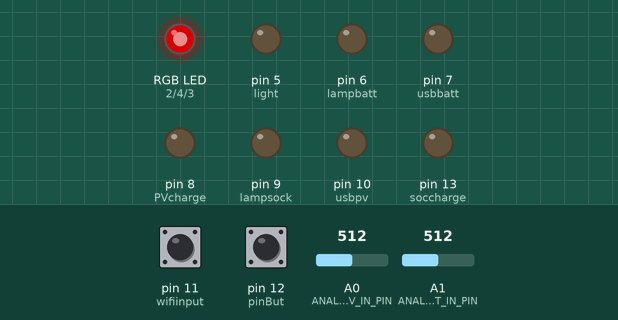
Recording of a sketch running on a simulated Arduino Uno, built with avr-gcc and run on an emulated ATmega328P. On the bench: an RGB LED mixed from three pins (HIGH = lit), output pins drawn as LEDs (lit = HIGH). Inputs (shaded band) come from the test bench; at power-on: pin 11 (wifiinput) HIGH, A1 (ANALOG_BATT_IN_PIN) = 512, pin 12 (pinBut) HIGH, A0 (ANALOG_PV_IN_PIN) = 512. Dim RGB values are drawn brighter than linear.

Above: at 1.2 s.
1.3 s: pin 11 (wifiinput) pulled LOW for 0.15 s
At 2.1 s:
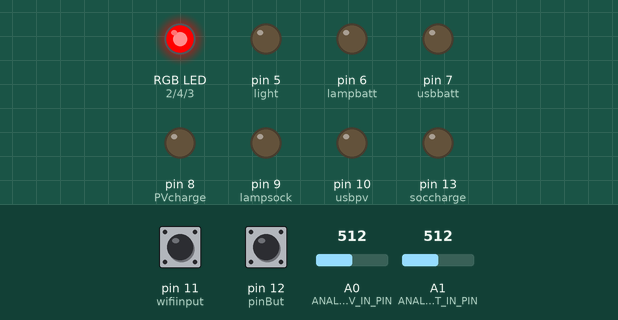
4.8 s: A1 (ANALOG_BATT_IN_PIN) set to 606
6.3 s: A1 (ANALOG_BATT_IN_PIN) set to 627
At 7.5 s:
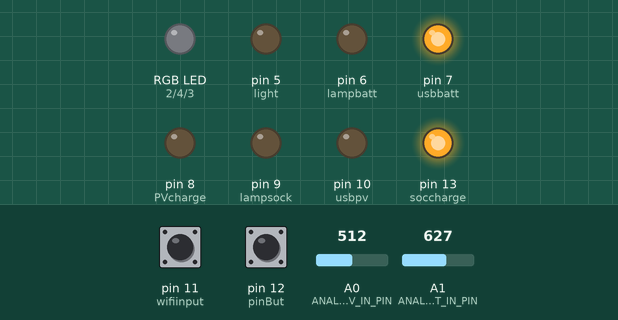
8.5 s: pin 12 (pinBut) pulled LOW for 0.15 s
At 10.8 s:
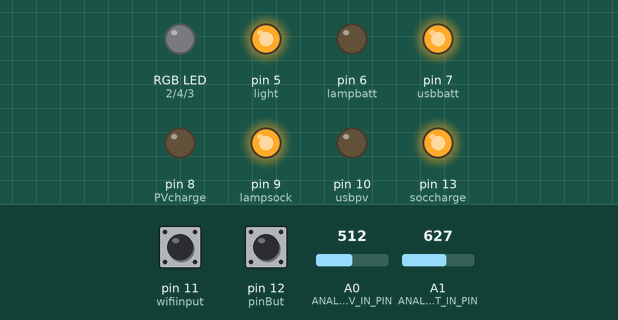
Timing chart, 0 to 12.2 s (numbered marks = the images above; inputs shaded):
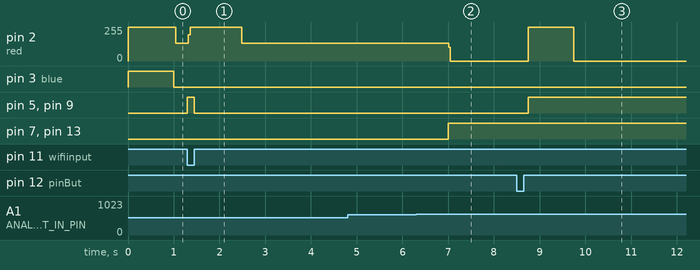

The sketch:

LampShade__Control.ino
```cpp
//////////////////////////////////////////Volatge sensing
#define ANALOG_PV_IN_PIN A0 // PV
#define ANALOG_BATT_IN_PIN A1 // BATT

float ref_voltage = 5.0;

float adc_PV_voltage = 0.0;
float in_PV_voltage = 0;
int adc_PV_value = 0;

float adc_BATT_voltage = 0.0;
float in_BATT_voltage = 0;
int adc_BATT_value = 0;

//LEDs
const int red = 2;
const int blue = 3;
const int green = 4;

//SYSTEMs
const int light = 5; //light turn ON/OFF
const int lampbatt = 6;
const int usbbatt = 7;
const int PVcharge = 8;
const int lampsock = 9;
const int usbpv = 10;
const int wifiinput = 11;
const int soccharge = 13;

int lightstate = LOW;
int lastlightstate = LOW;
int powermode = 1;
int battledstate = LOW;
int battled;
int battlev;
int wifiinputstate = 1;
int lastwifiinputstate = 1;
int ledoff = 0;
int lastbattlev = 1;
int lastbattled = blue;
int PVfail = 0;
int WiFis = 0;
int bonr;
int lastbonr;
int inter;

unsigned long timer_1;
unsigned long timer_2;
unsigned long timer_3;
unsigned long currenttime = 0;
unsigned long currenttime2 = 0;
unsigned long currenttime3 = 0;
unsigned long currenttime_1;
unsigned long currenttime_2;
unsigned long lastpowermode;

enum { None, SingleClick, DoubleClick, YesSingle};
const byte pinBut = 12;
byte butLst;
// -----------------------------------------------------------------------------
int
chkButton (void)
{
  const  unsigned long ButTimeout  = 250;
  static unsigned long msecLst;
  unsigned long msec = millis ();

  const int debDuration = 100;
  static unsigned long  debStartTime = 0;

  if (msecLst && (msec - msecLst) > ButTimeout)  {
    msecLst = 0;
    return YesSingle;
  }

  byte but = digitalRead (pinBut);
  if (butLst != but)  {
    if (millis() - debStartTime < debDuration) {
      return None;
    }
    debStartTime = millis();

    butLst = but;

    if (LOW == but)  {   // press
      if (msecLst)  { // 2nd press
        msecLst = 0;
        return DoubleClick;
      }
      else {
        msecLst = 0 == msec ? 1 : msec;
        return SingleClick; //SINGLE?
      }
    }
  }
  return None;
}

// -----------------------------------------------------------------------------
void loop () {

  timer_3 = millis();
  inter = timer_3 - currenttime3;

  //^^^^^^^^^^^^^^^^^^^^^^^^^^^^^^^^^^^^^^^^^^^^^^^^^^^^^^^^^^^
  if (inter >= 1000) {
    currenttime3 = millis();
    adc_PV_value = analogRead(ANALOG_PV_IN_PIN);
    adc_PV_voltage  = (adc_PV_value * ref_voltage) / 1024.0;
    in_PV_voltage = adc_PV_voltage;

    adc_BATT_value = analogRead(ANALOG_BATT_IN_PIN);
    adc_BATT_voltage  = (adc_BATT_value * ref_voltage) / 1024.0;
    in_BATT_voltage = adc_BATT_voltage;
  }
  //^^^^^^^^^^^^^^^^^^^^^^^^^^^^^^^^^^^^^^^^^^^^^^^^^^^^^^^^^^^

  //^^^^^^^^^^^^^^^^^^^^^^^^^^^^^^^^^^^^^^^^^^^^^^^^^^^^^^^^^

  if (lightstate == HIGH) {// LIGHT ON
    if (powermode == 0) { //powermode OFF
      if (battlev == 0) {  //BATT LOW
        digitalWrite(lampbatt, LOW);
        digitalWrite(lampsock, HIGH);
        digitalWrite(usbbatt, LOW);
        digitalWrite(usbpv, LOW);
        //digitalWrite(PVcharge, HIGH);
        digitalWrite(soccharge, LOW);
      }
      else if (battlev == 1) {      //MEDIUM
        digitalWrite(lampbatt, LOW);
        digitalWrite(lampsock, HIGH);
        digitalWrite(usbbatt, LOW);
        digitalWrite(usbpv, HIGH);
        //digitalWrite(PVcharge, HIGH);
        digitalWrite(soccharge, LOW);
      }
      else if (battlev == 2) {      //HIGH
        digitalWrite(lampbatt, HIGH);
        digitalWrite(lampsock, LOW);
        digitalWrite(usbbatt, LOW);
        digitalWrite(usbpv, HIGH);
        //digitalWrite(PVcharge, LOW);
        digitalWrite(soccharge, LOW);
      }
      else if (battlev == 3) {      //very low
        digitalWrite(lampbatt, LOW);
        digitalWrite(lampsock, HIGH);
        digitalWrite(usbbatt, LOW);
        digitalWrite(usbpv, LOW);
        //digitalWrite(PVcharge, LOW);
        digitalWrite(soccharge, LOW);
        digitalWrite(red, HIGH);
      }
    }
    else { // powermode ON
      if (battlev == 0) {  //BATT LOW
        digitalWrite(lampbatt, LOW);
        digitalWrite(lampsock, HIGH);
        digitalWrite(usbbatt, HIGH);
        digitalWrite(usbpv, LOW);
        //digitalWrite(PVcharge, LOW);
        digitalWrite(soccharge, HIGH);
      }
      else if (battlev == 1) {      //MEDIUM
        digitalWrite(lampbatt, LOW);
        digitalWrite(lampsock, HIGH);
        digitalWrite(usbbatt, HIGH);
        digitalWrite(usbpv, LOW);
        //digitalWrite(PVcharge, HIGH);
        digitalWrite(soccharge, LOW);
      }
      else if (battlev == 2) {      //HIGH
        digitalWrite(lampbatt, HIGH);
        digitalWrite(lampsock, LOW);
        digitalWrite(usbbatt, HIGH);
        digitalWrite(usbpv, LOW);
        //digitalWrite(PVcharge, LOW);
        digitalWrite(soccharge, LOW);
      }
      else if (battlev == 3) {      //very low
        digitalWrite(lampbatt, LOW);
        digitalWrite(lampsock, HIGH);
        digitalWrite(usbbatt, LOW);
        digitalWrite(usbpv, LOW);
        //digitalWrite(PVcharge, LOW);
        digitalWrite(soccharge, LOW);
        digitalWrite(red, HIGH);
      }
    }
  }
  else {//LIGHT OFF
    if (powermode == 0) { //powermode OFF
      if (battlev == 0) {  //LOW
        digitalWrite(lampbatt, LOW);
        digitalWrite(lampsock, LOW);
        digitalWrite(usbbatt, LOW);
        digitalWrite(usbpv, LOW);
        //digitalWrite(PVcharge, LOW);
        digitalWrite(soccharge, LOW);
      }
      else if (battlev == 1) {     //MEDIUM
        digitalWrite(lampbatt, LOW);
        digitalWrite(lampsock, LOW);
        digitalWrite(usbbatt, HIGH);
        digitalWrite(usbpv, LOW);
        //digitalWrite(PVcharge, LOW);
        digitalWrite(soccharge, LOW);
      }
      else if (battlev == 2) {    //HIGH
        digitalWrite(lampbatt, LOW);
        digitalWrite(lampsock, LOW);
        digitalWrite(usbbatt, HIGH);
        digitalWrite(usbpv, LOW);
        //digitalWrite(PVcharge, LOW);
        digitalWrite(soccharge, LOW);
      }
      else if (battlev == 3) {      //very low
        digitalWrite(lampbatt, LOW);
        digitalWrite(lampsock, LOW);
        digitalWrite(usbbatt, LOW);
        digitalWrite(usbpv, LOW);
        //digitalWrite(PVcharge, LOW);
        digitalWrite(soccharge, HIGH);
        digitalWrite(red, HIGH);
      }
    }
    else { //powermode ON
      if (battlev == 0) {  //BATT LOW
        digitalWrite(lampbatt, LOW);
        digitalWrite(lampsock, LOW);
        digitalWrite(usbbatt, HIGH);
        digitalWrite(usbpv, LOW);
        //digitalWrite(PVcharge, LOW);
        digitalWrite(soccharge, HIGH);
      }
      else if (battlev == 1) {      //MEDIUM
        digitalWrite(lampbatt, LOW);
        digitalWrite(lampsock, LOW);
        digitalWrite(usbbatt, HIGH);
        digitalWrite(usbpv, LOW);
        //digitalWrite(PVcharge, LOW);
        digitalWrite(soccharge, LOW);
      }
      else if (battlev == 2) {      //HIGH
        digitalWrite(lampbatt, LOW);
        digitalWrite(lampsock, LOW);
        digitalWrite(usbbatt, HIGH);
        digitalWrite(usbpv, LOW);
        //digitalWrite(PVcharge, LOW);
        digitalWrite(soccharge, LOW);
      }
      else if (battlev == 3) {      //very low
        digitalWrite(lampbatt, LOW);
        digitalWrite(lampsock, LOW);
        digitalWrite(usbbatt, LOW);
        digitalWrite(usbpv, LOW);
        //digitalWrite(PVcharge, LOW);
        digitalWrite(soccharge, LOW);
        digitalWrite(red, HIGH);
      }
    }
  }

  if (wifiinputstate != lastwifiinputstate) {
    if (lightstate == 1) {
      WiFis = 1;
    }
    else if (lightstate == 0) {
      WiFis = 2;
    }
  }

  if (in_BATT_voltage >= 4.12) { //BATTFULL
    bonr = 1;
    lastbonr = 1;
  }
  else if (in_BATT_voltage >= 3 && in_BATT_voltage <= 3.1) { //BATTLOW
    bonr = 2;
    lastbonr = 2;
  }
  else if (in_BATT_voltage >= 3.4 && in_BATT_voltage <= 3.5) {
    bonr = 0;
    lastbonr = 0;
  }
  else if (in_BATT_voltage < 3 ) {
    bonr = 3;
  }
  else if (in_BATT_voltage > 3.5 && in_BATT_voltage < 4.12) {
    bonr = lastbonr;
  }
  else if (in_BATT_voltage > 3.1 && in_BATT_voltage < 3.4) {
    bonr = lastbonr;
  }


  switch (bonr) {
    case 0:
      battled = blue;
      battlev = 1;
      break;
    case 1:
      battled = green;
      battlev = 2;
      break;
    case 2:
      battled = red;
      battlev = 0;
      break;
    case 3:
      battled = red;
      battlev = 3;
      break;
  }

  digitalWrite(light, lightstate);
  wifiinputstate = digitalRead(wifiinput);
  timer_1 = millis();
  timer_2 = millis();

  switch (chkButton ())  {
    case SingleClick:
      break;

    case DoubleClick:
      currenttime2 = 1;
      if (powermode == 0) {
        powermode = 1; // Power saving mode OFF
      }
      else {
        powermode = 0; // Power saving mode ON
      }
      break;

    case YesSingle:
      currenttime = 1;
      if (lightstate == HIGH) {
        lightstate = LOW; // LIGHT OFF
      }
      else {
        lightstate = HIGH; //LIGHT ON
      }
      break;
  }

  switch (currenttime) {
    case 0:
      break;
    case 1:
      currenttime_1 = timer_1;
      currenttime++;
      break;
    case 2:
      currenttime = 0;
      break;
  }

  switch (currenttime2) {
    case 0:
      break;
    case 1:
      currenttime_2 = timer_2;
      currenttime2++;
      break;
    case 2:
      currenttime2 = 0;
      break;
  }

  if (lightstate != lastlightstate) {
    if (battled == red) {
      digitalWrite(red, HIGH);
    }
    else if (battled == blue) {
      digitalWrite(blue, HIGH);
    }
    else if (battled == green) {
      digitalWrite(green, HIGH);
    }
  }
  if (timer_1 - currenttime_1 >= 1000) {
    digitalWrite(red, LOW);
    digitalWrite(green, LOW);
    digitalWrite(blue, LOW);
    lastlightstate = lightstate;
  }

  if (powermode != lastpowermode) {
    if (powermode == 0){ //yellow
      digitalWrite(green, HIGH);
      digitalWrite(red, HIGH);
    }
    else { //violet
      digitalWrite(blue, HIGH);
      digitalWrite(red, HIGH);
    }
    ledoff++;
  }

  switch (ledoff) {
    case 0:
      break;
    case 1:
      if (timer_2 - currenttime_2 >= 1000) {
        digitalWrite(red, LOW);
        digitalWrite(green, LOW);
        digitalWrite(blue, LOW);
        lastpowermode = powermode;
        ledoff++;
      }
      break;
    case 2:
      ledoff = 0;
      break;
  }

  switch (WiFis) {
    case 0:
      break;
    case 1:
      lightstate = 0;
      lastwifiinputstate = wifiinputstate;
      currenttime = 1;
      WiFis = 0;
      break;
    case 2:
      lightstate = 1;
      lastwifiinputstate = wifiinputstate;
      currenttime = 1;
      WiFis = 0;
      break;
  }

//  if (in_PV_voltage <= 1.5 && lightstate == HIGH) { //PV disconnected / too low power
//    PVfail++;
//  }
//  switch (PVfail) {
//    case 0:
//      break;
//    case 1:
//      if (lightstate = HIGH) {
//        PVfail = 1;
//        digitalWrite(red, HIGH);
//        digitalWrite(green, HIGH);
//        digitalWrite(blue, HIGH);
//      }
//      else if (lightstate == LOW) {
//        PVfail = 2;
//      }
//      break;
//  }
}
// -----------------------------------------------------------------------------
void setup ()
{
  Serial.begin (9600);
  pinMode (pinBut, INPUT_PULLUP);
  pinMode (wifiinput, INPUT_PULLUP);
  pinMode(light, OUTPUT);
  pinMode(lampbatt, OUTPUT);
  pinMode(usbbatt, OUTPUT);
  pinMode(PVcharge, OUTPUT);
  pinMode(lampsock, OUTPUT);
  pinMode(usbpv, OUTPUT);
  pinMode(soccharge, OUTPUT);

  pinMode(red, OUTPUT);
  pinMode(blue, OUTPUT);
  pinMode(green, OUTPUT);
  butLst = digitalRead (pinBut);
}
```

Measured:
- the behaviour switches between 614 and 615 on A1 (ANALOG_BATT_IN_PIN) (found by bisection; images 1 and 2)
- after the input at 1.3 s, pin 2 (red): 133/255 → 255/255 at once, → 133/255 1.2 s later; pin 5 (light), pin 9 (lampsock): LOW → HIGH at once, → LOW 0.15 s later
- after the input at 4.8 s, every drawn part: stays the same
- after the input at 6.3 s, pin 2 (red): 133/255 → 0/255 after 0.71 s; pin 7 (usbbatt), pin 13 (soccharge): LOW → HIGH after 0.70 s
- after the input at 8.5 s, pin 2 (red): 0/255 → 255/255 after 0.25 s, → 0/255 1.0 s later; pin 5 (light), pin 9 (lampsock): LOW → HIGH after 0.25 s
